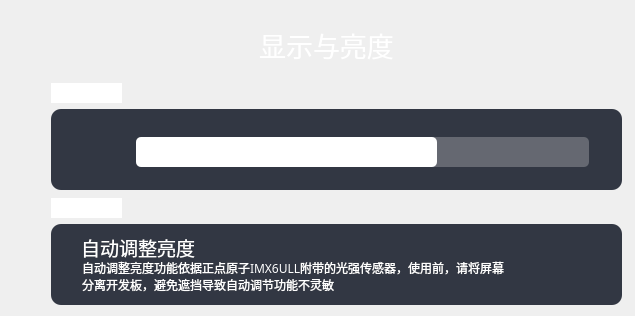
    <widget class="QWidget" name="brightnessSettingPage">
     <widget class="QLabel" name="brightnessSettingPageTitleLabel">
      <property name="geometry">
       <rect>
        <x>250</x>
        <y>0</y>
        <width>153</width>
        <height>89</height>
       </rect>
      </property>
      <property name="font">
       <font>
        <family>MiSans</family>
        <pointsize>20</pointsize>
       </font>
      </property>
      <property name="styleSheet">
       <string notr="true">color:white;</string>
      </property>
      <property name="text">
       <string>显示与亮度</string>
      </property>
      <property name="alignment">
       <set>Qt::AlignCenter</set>
      </property>
     </widget>
     <widget class="QWidget" name="layoutWidget">
      <property name="geometry">
       <rect>
        <x>51</x>
        <y>81</y>
        <width>575</width>
        <height>226</height>
       </rect>
      </property>
      <layout class="QVBoxLayout" name="overAllBrightnessSettingVerticalLayout">
       <item>
        <layout class="QVBoxLayout" name="brightnessSettingVerticalLayout">
         <item>
          <widget class="QLineEdit" name="brightnessSettingLineEdit">
           <property name="sizePolicy">
            <sizepolicy hsizetype="Fixed" vsizetype="Fixed">
             <horstretch>0</horstretch>
             <verstretch>0</verstretch>
            </sizepolicy>
           </property>
           <property name="minimumSize">
            <size>
             <width>71</width>
             <height>20</height>
            </size>
           </property>
           <property name="maximumSize">
            <size>
             <width>71</width>
             <height>20</height>
            </size>
           </property>
           <property name="font">
            <font>
             <family>MiSans</family>
             <pointsize>12</pointsize>
            </font>
           </property>
           <property name="focusPolicy">
            <enum>Qt::NoFocus</enum>
           </property>
           <property name="styleSheet">
            <string notr="true">color:white;
border:none;</string>
           </property>
           <property name="text">
            <string> 亮度调节</string>
           </property>
           <property name="readOnly">
            <bool>true</bool>
           </property>
          </widget>
         </item>
         <item>
          <widget class="QWidget" name="brightnessSettingBackgroundWidget" native="true">
           <property name="minimumSize">
            <size>
             <width>571</width>
             <height>81</height>
            </size>
           </property>
           <property name="maximumSize">
            <size>
             <width>571</width>
             <height>81</height>
            </size>
           </property>
           <property name="styleSheet">
            <string notr="true">background-color: rgb(50, 55, 67);

color: white;
/* 设置文字左对齐与左对齐间距	*/
padding: 15px;
text-align: left;

border-radius: 10px; </string>
           </property>
           <widget class="QPushButton" name="brightnessControlPushButton">
            <property name="geometry">
             <rect>
              <x>14</x>
              <y>9</y>
              <width>65</width>
              <height>65</height>
             </rect>
            </property>
            <property name="minimumSize">
             <size>
              <width>65</width>
              <height>65</height>
             </size>
            </property>
            <property name="maximumSize">
             <size>
              <width>65</width>
              <height>56</height>
             </size>
            </property>
            <property name="focusPolicy">
             <enum>Qt::NoFocus</enum>
            </property>
            <property name="styleSheet">
             <string notr="true">/* 基础圆形按钮样式（核心） */
QPushButton {
    
    /* 3. 配合你的风格：白色字体 + 透明背景（可自定义） */
    color: white;                  /* 字体白色 */
    border: none;                  /* 移除默认边框 */
    
    /* 4. 可选：文字居中、字体大小优化 */
    font-size: 14px;
    text-align: center;
	background-color: transparent;
	border-image: url(:/Icons/systemSetting/Icons/brightness.png);
}
</string>
            </property>
            <property name="text">
             <string/>
            </property>
           </widget>
           <widget class="QSlider" name="brightnessControlSlider">
            <property name="geometry">
             <rect>
              <x>70</x>
              <y>10</y>
              <width>483</width>
              <height>66</height>
             </rect>
            </property>
            <property name="minimumSize">
             <size>
              <width>483</width>
              <height>66</height>
             </size>
            </property>
            <property name="maximumSize">
             <size>
              <width>490</width>
              <height>66</height>
             </size>
            </property>
            <property name="focusPolicy">
             <enum>Qt::NoFocus</enum>
            </property>
            <property name="styleSheet">
             <string notr="true">/* 1. 整个 Slider：可点击区域 */
QSlider {
    min-height: 36px;
    background: transparent;
}

/* 2. 凹槽 */
QSlider::groove:horizontal {
    height: 30px;
    border-radius: 5px;
    background-color: rgba(255, 255, 255, 0.25);
}

/* 3. 已滑动部分 */
QSlider::sub-page:horizontal {
    height: 30px;
    border-radius: 5px;
    background-color: white;
}

/* 4. 滑块：存在但不可见（关键） */
QSlider::handle:horizontal {
    width: 20px;              /* ⭐ 不能是 0 */
	background-color: white;
	border-radius: 5px;
    border: none;
}
</string>
            </property>
            <property name="minimum">
             <number>0</number>
            </property>
            <property name="maximum">
             <number>100</number>
            </property>
            <property name="sliderPosition">
             <number>65</number>
            </property>
            <property name="orientation">
             <enum>Qt::Horizontal</enum>
            </property>
           </widget>
          </widget>
         </item>
        </layout>
       </item>
       <item>
        <layout class="QVBoxLayout" name="autoBrightnessVerticalLayout">
         <item>
          <widget class="QLineEdit" name="autoBrightnessSettingLineEdit">
           <property name="sizePolicy">
            <sizepolicy hsizetype="Fixed" vsizetype="Fixed">
             <horstretch>0</horstretch>
             <verstretch>0</verstretch>
            </sizepolicy>
           </property>
           <property name="minimumSize">
            <size>
             <width>71</width>
             <height>20</height>
            </size>
           </property>
           <property name="maximumSize">
            <size>
             <width>71</width>
             <height>20</height>
            </size>
           </property>
           <property name="font">
            <font>
             <family>MiSans</family>
             <pointsize>12</pointsize>
            </font>
           </property>
           <property name="focusPolicy">
            <enum>Qt::NoFocus</enum>
           </property>
           <property name="styleSheet">
            <string notr="true">color:white;
border:none;</string>
           </property>
           <property name="text">
            <string>自动亮度</string>
           </property>
           <property name="readOnly">
            <bool>true</bool>
           </property>
          </widget>
         </item>
         <item>
          <widget class="QWidget" name="brightnessSettingBackgroundWidget_2" native="true">
           <property name="minimumSize">
            <size>
             <width>571</width>
             <height>81</height>
            </size>
           </property>
           <property name="maximumSize">
            <size>
             <width>571</width>
             <height>81</height>
            </size>
           </property>
           <property name="styleSheet">
            <string notr="true">background-color: rgb(50, 55, 67);

color: white;
/* 设置文字左对齐与左对齐间距	*/
padding: 15px;
text-align: left;

border-radius: 10px; </string>
           </property>
           <widget class="QLabel" name="autoBrightnessLabel">
            <property name="geometry">
             <rect>
              <x>10</x>
              <y>-7</y>
              <width>191</width>
              <height>61</height>
             </rect>
            </property>
            <property name="font">
             <font>
              <family>MiSans</family>
              <pointsize>14</pointsize>
             </font>
            </property>
            <property name="styleSheet">
             <string notr="true">background-color:transparent;</string>
            </property>
            <property name="text">
             <string>自动调整亮度</string>
            </property>
           </widget>
           <widget class="QPushButton" name="autoBrightnessPushButton">
            <property name="geometry">
             <rect>
              <x>483</x>
              <y>25</y>
              <width>57</width>
              <height>35</height>
             </rect>
            </property>
            <property name="minimumSize">
             <size>
              <width>57</width>
              <height>35</height>
             </size>
            </property>
            <property name="maximumSize">
             <size>
              <width>57</width>
              <height>35</height>
             </size>
            </property>
            <property name="focusPolicy">
             <enum>Qt::NoFocus</enum>
            </property>
            <property name="styleSheet">
             <string notr="true">border-image: url(:/Icons/systemSetting/Icons/closeButton.png);</string>
            </property>
            <property name="text">
             <string/>
            </property>
           </widget>
           <widget class="QLabel" name="autoBrightnessaMessageLabel">
            <property name="geometry">
             <rect>
              <x>13</x>
              <y>22</y>
              <width>461</width>
              <height>61</height>
             </rect>
            </property>
            <property name="font">
             <font>
              <family>MiSans</family>
              <pointsize>9</pointsize>
             </font>
            </property>
            <property name="layoutDirection">
             <enum>Qt::LeftToRight</enum>
            </property>
            <property name="styleSheet">
             <string notr="true">background-color:transparent;</string>
            </property>
            <property name="lineWidth">
             <number>1</number>
            </property>
            <property name="midLineWidth">
             <number>0</number>
            </property>
            <property name="text">
             <string>自动调整亮度功能依据正点原子IMX6ULL附带的光强传感器，使用前，请将屏幕分离开发板，避免遮挡导致自动调节功能不灵敏</string>
            </property>
            <property name="textFormat">
             <enum>Qt::AutoText</enum>
            </property>
            <property name="scaledContents">
             <bool>false</bool>
            </property>
            <property name="wordWrap">
             <bool>true</bool>
            </property>
           </widget>
          </widget>
         </item>
        </layout>
       </item>
      </layout>
     </widget>
    </widget>
